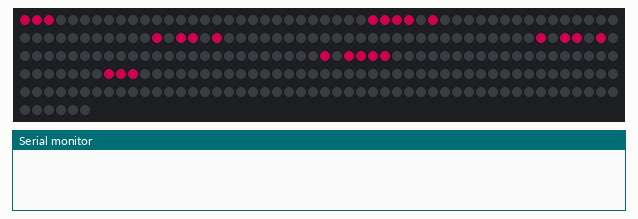
The sketch below on a simulated Arduino Uno, built with avr-gcc and run on an emulated ATmega328P. Shown: 256 RGB LEDs in strip order, left to right, continuing on the next row, the last lines printed to the serial monitor. Dim RGB values are drawn brighter than linear; the local clock reads 2024-03-15 10:24:30 at power-on unless the sketch sets it; random numbers use the default seed unless the sketch sets one.

Above: at 0.1 s.
At 5.2 s:
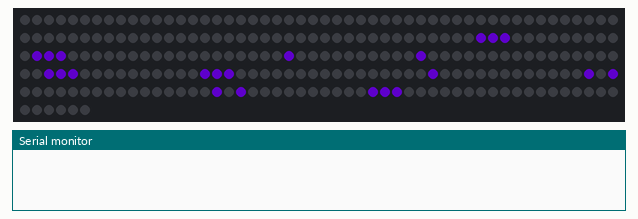
At 8.2 s:
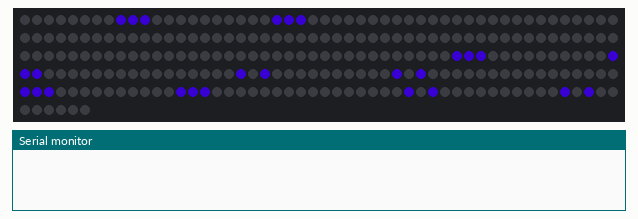
At 9.2 s:
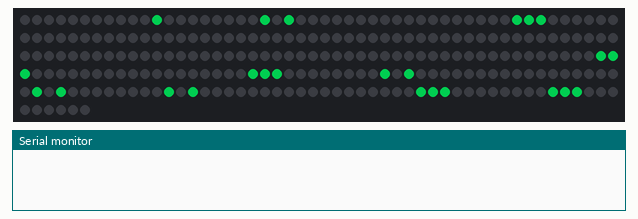
At 10.3 s:
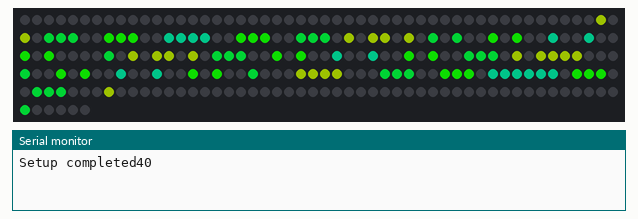

The sketch:

theClockV2.ino
```cpp
#include <Wire.h>
#include "RTClib.h"
#include <Adafruit_NeoPixel.h>

byte
  BRIGHTNESS = 5,
  BRIGHTNESS_MULTIPLIER = 32;


Adafruit_NeoPixel strip = Adafruit_NeoPixel(256, 6, NEO_GRB + NEO_KHZ800);
const uint32_t BLACK  = Adafruit_NeoPixel::Color(0 ,0, 0);

RTC_DS3231 rtc;


byte DIGIT1 = 255;
byte DIGIT2 = 255;
byte DIGIT3 = 255;
byte DIGIT4 = 255;
byte SECOND = 255;
uint32_t digit1Color, digit2Color, digit3Color, digit4Color, secondColor;
unsigned long previousMillis = 0;
int updateInterval = 1000;

uint16_t DIGIT_FONT1[3][10]={
  { //X = 0
    ((B11111111) << 8)+ B11000000,
    ((B11111111) << 8)+ B11000000,
    ((B10111111) << 8)+ B11000000,
    ((B10001110) << 8)+ B11000000,
    ((B10101110) << 8)+ B11000000,
    ((B10101110) << 8)+ B11000000,
    ((B10101010) << 8)+ B11000000,
    ((B10111110) << 8)+ B10000000,
    ((B11110110) << 8)+ B11000000,
    ((B11110110) << 8)+ B11000000
  },{ //X = 1
    ((B11110111) << 8)+ B11000000,
    ((B11110111) << 8)+ B11000000,
    ((B01000000) << 8)+ B00000000,
    ((B01000000) << 8)+ B00000000,
    ((B01110110) << 8)+ B10000000,
    ((B01110110) << 8)+ B11000000,
    ((B01001000) << 8)+ B01000000,
    ((B01001000) << 8)+ B00000000,
    ((B11110000) << 8)+ B10000000,
    ((B11110110) << 8)+ B11000000
  },{ //X = 2
    ((B10111111) << 8)+ B11000000,
    ((B10111111) << 8)+ B11000000,
    ((B10111011) << 8)+ B11000000,
    ((B10111001) << 8)+ B11000000,
    ((B10101111) << 8)+ B11000000,
    ((B10101111) << 8)+ B11000000,
    ((B10011111) << 8)+ B11000000,
    ((B10011111) << 8)+ B11000000,
    ((B11111111) << 8)+ B11000000,
    ((B11111111) << 8)+ B11000000
  }
};

byte currentSecondIndicator = 0;
//from X,Y coordinate to Strip index
byte getPixelIndex(byte x, byte y){
  byte index;
  if (y == 0){
     index = x;
    //index = 15 - x;
  }else if (y % 2 != 0){
    index = (y * 16 + 15) - x;
  }else{
    index = y * 16 + x;
  }
  return index;
}

//When e.g. passing arrays as parameters, the compiler no longer has the size of the array. Instead the array gets passed as a pointer, and in writeData the sizeof operation gets the size of the pointer and not the array (or whatever) it points to.
boolean elementInArray (const byte * array, size_t size, byte digit){
  byte i = -1;
  byte iMax = size;
  while(++i < iMax){
  if(array[i] == digit){
    return true;
  }
  }
  return false;
}

void displaySecond(byte second, uint32_t color){//, boolean updatePosition){
  if (second <= 15){
    strip.setPixelColor( second, color);
  }else if (second <= 30){
    strip.setPixelColor(getPixelIndex(15, second - 15), color);
  }else if (second <= 45){
    strip.setPixelColor(getPixelIndex( 15 - (second - 30), 15) , color);
  }else{
    strip.setPixelColor(getPixelIndex(0, 15 - (second - 45)) , color);
  }
  Serial.println(second);
}

void displayDigit(byte digit, byte offsetX, byte offsetY, uint32_t color){ //must call strip.show() else where to display the digit
  byte pixelIndex;
  for(int x = 0; x < 3; x++){
    for(int y = 0; y < 10; y++){
      if(bitRead(DIGIT_FONT1[x][y], 15 - digit)){
        pixelIndex = getPixelIndex(x + offsetX, y + offsetY);
        strip.setPixelColor( pixelIndex, color);
      }
    }
  }
}

void updateClock(){
  fillScreen(BLACK);
  DateTime  now = rtc.now();
  uint8_t hour = now.hour();
  uint8_t minute = now.minute();

  byte tempDigit1  = hour / 10;
  byte tempDigit2 = hour % 10;
  byte tempDigit3 = minute / 10;
  byte tempDigit4 = minute %10;
  uint8_t tempSecond = now.second();
  if(hour > 6 && hour <= 9){

    setBrightness(4);
  }else if(hour <= 12){

    setBrightness(5);
  }else if(hour <= 15){

    setBrightness(6);
  }else if(hour <= 18){

    setBrightness(7);
  }else if (hour <= 21){

    setBrightness(2);
  }else{

    setBrightness(1);
  }

  if (tempDigit1 != DIGIT1){
  DIGIT1 = tempDigit1;
  digit1Color = getRandomColor();
  }
  if (tempDigit2 != DIGIT2){
  DIGIT2 = tempDigit2;
  digit2Color = getRandomColor();
  }
  if (tempDigit3 != DIGIT3){
  DIGIT3 = tempDigit3;
  digit3Color = getRandomColor();
  }
  if (tempDigit4 != DIGIT4){
  DIGIT4 = tempDigit4;
  digit4Color = getRandomColor();
  }

  displayDigit(DIGIT1, 0, 3, digit1Color);
  displayDigit(DIGIT2, 4, 3, digit2Color);
  displayDigit(DIGIT3, 9, 3, digit3Color);
  displayDigit(DIGIT4, 13, 3, digit4Color);

  if (tempSecond != SECOND){
    SECOND = tempSecond;
    secondColor = getRandomColor();
  }

  displaySecond(SECOND, secondColor);

  strip.show();
}

void setup() {
  Serial.begin(9600);
  strip.begin();
  setBrightness(BRIGHTNESS);
   if (! rtc.begin()) {
    Serial.println("Couldn't find RTC");
    while (1);
  }
  if (rtc.lostPower()) {
    Serial.println("RTC lost power, lets set the time!");
    // following line sets the RTC to the date & time this sketch was compiled
    // This line sets the RTC with an explicit date & time
    rtc.adjust(DateTime(F(__DATE__), F(__TIME__)));
  }

  for (int i = 0; i <= 9; ++i){
    fillScreen(BLACK);
    displayDigit(i, i, i,  getRandomColor());
    strip.show();
    delay(1000);
  }

  Serial.print("Setup completed");
}


uint32_t getRandomColor(){
  return Wheel((byte) random(0, 255)) ;
}


void setBrightness(int level){
  strip.setBrightness(  (level * BRIGHTNESS_MULTIPLIER) -1);
}

void fillScreen(const uint32_t color){
  for(int i = 0; i < 256; ++i){
    strip.setPixelColor( i, color);
  }
}

void loop() {
  unsigned long currentMillis = millis();
  if((currentMillis - previousMillis) > updateInterval ){
    previousMillis = currentMillis;
    //perform actual update
    updateClock();
  }
  strip.setPixelColor(0, getRandomColor());
}


// Input a value 0 to 255 to get a color value.
// The colours are a transition r - g - b - back to r.
uint32_t Wheel(byte WheelPos) {
  WheelPos = 255 - WheelPos;
  if(WheelPos < 85) {
    return strip.Color(255 - WheelPos * 3, 0, WheelPos * 3);
  }
  if(WheelPos < 170) {
    WheelPos -= 85;
    return strip.Color(0, WheelPos * 3, 255 - WheelPos * 3);
  }
  WheelPos -= 170;
  return strip.Color(WheelPos * 3, 255 - WheelPos * 3, 0);
}
```

Measured:
- what the display in image 2 shows lasts 1.0 s, from 8.2 s to 9.2 s
